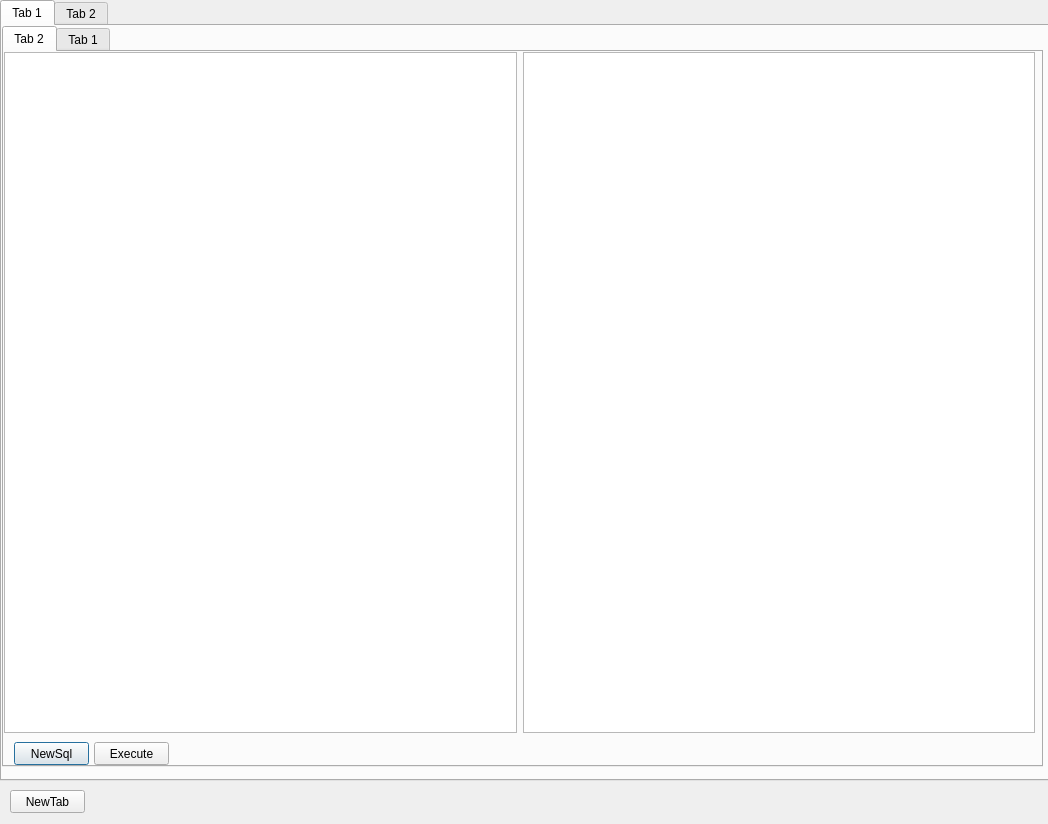
<ui version="4.0" >
 <class>Dialog</class>
 <widget class="QDialog" name="Dialog" >
  <property name="geometry" >
   <rect>
    <x>0</x>
    <y>0</y>
    <width>1048</width>
    <height>824</height>
   </rect>
  </property>
  <property name="windowTitle" >
   <string>Dialog</string>
  </property>
  <widget class="QTabWidget" name="connTabWidget" >
   <property name="geometry" >
    <rect>
     <x>0</x>
     <y>0</y>
     <width>1051</width>
     <height>781</height>
    </rect>
   </property>
   <widget class="QWidget" name="tab" >
    <property name="geometry" >
     <rect>
      <x>0</x>
      <y>0</y>
      <width>1045</width>
      <height>754</height>
     </rect>
    </property>
    <attribute name="title" >
     <string>Tab 1</string>
    </attribute>
    <widget class="QTabWidget" name="tabWidget" >
     <property name="geometry" >
      <rect>
       <x>0</x>
       <y>0</y>
       <width>1041</width>
       <height>741</height>
      </rect>
     </property>
     <property name="currentIndex" >
      <number>0</number>
     </property>
     <widget class="QWidget" name="tab_4" >
      <property name="geometry" >
       <rect>
        <x>0</x>
        <y>0</y>
        <width>1035</width>
        <height>714</height>
       </rect>
      </property>
      <attribute name="title" >
       <string>Tab 2</string>
      </attribute>
      <widget class="QWidget" name="horizontalLayoutWidget" >
       <property name="geometry" >
        <rect>
         <x>0</x>
         <y>0</y>
         <width>1031</width>
         <height>681</height>
        </rect>
       </property>
       <layout class="QHBoxLayout" name="horizontalLayout_2" >
        <item>
         <widget class="QTableWidget" name="sqlTableWidget_2" />
        </item>
        <item>
         <widget class="QTextEdit" name="sqlTextEdit_2" />
        </item>
       </layout>
      </widget>
      <widget class="QPushButton" name="newSqlButton" >
       <property name="geometry" >
        <rect>
         <x>10</x>
         <y>690</y>
         <width>75</width>
         <height>23</height>
        </rect>
       </property>
       <property name="text" >
        <string>NewSql</string>
       </property>
      </widget>
      <widget class="QPushButton" name="executeButton" >
       <property name="geometry" >
        <rect>
         <x>90</x>
         <y>690</y>
         <width>75</width>
         <height>23</height>
        </rect>
       </property>
       <property name="text" >
        <string>Execute</string>
       </property>
      </widget>
     </widget>
     <widget class="QWidget" name="tab_3" >
      <property name="geometry" >
       <rect>
        <x>0</x>
        <y>0</y>
        <width>1035</width>
        <height>714</height>
       </rect>
      </property>
      <attribute name="title" >
       <string>Tab 1</string>
      </attribute>
     </widget>
    </widget>
   </widget>
   <widget class="QWidget" name="tab_2" >
    <property name="geometry" >
     <rect>
      <x>0</x>
      <y>0</y>
      <width>1045</width>
      <height>754</height>
     </rect>
    </property>
    <attribute name="title" >
     <string>Tab 2</string>
    </attribute>
   </widget>
  </widget>
  <widget class="QPushButton" name="newTabButton" >
   <property name="geometry" >
    <rect>
     <x>10</x>
     <y>790</y>
     <width>75</width>
     <height>23</height>
    </rect>
   </property>
   <property name="text" >
    <string>NewTab</string>
   </property>
  </widget>
 </widget>
 <resources/>
 <connections/>
</ui>
